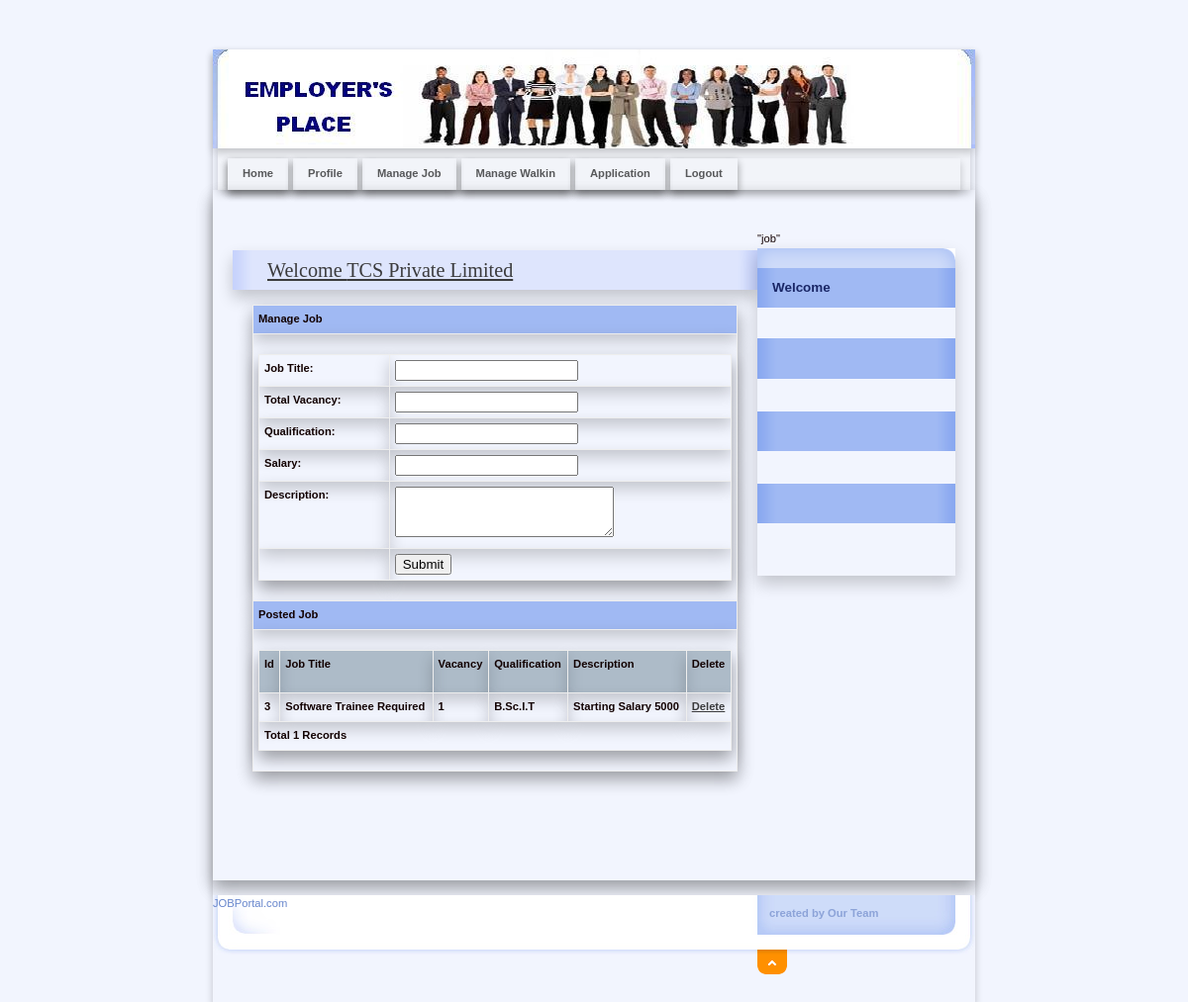
/Employer/ManageJob.php (signed in), run on the app's committed database.
### tables this page shows
CREATE TABLE `job_master` (
  `JobId` int(11) NOT NULL,
  `CompanyName` varchar(20) NOT NULL,
  `JobTitle` varchar(50) NOT NULL,
  `Vacancy` int(11) NOT NULL,
  `MinQualification` varchar(50) NOT NULL,
  `Description` varchar(200) NOT NULL
);

### Employer/ManageJob.php (the view, shortened to what this page needs)
<!DOCTYPE html PUBLIC "-//W3C//DTD XHTML 1.0 Strict//EN" "http://www.w3.org/TR/xhtml1/DTD/xhtml1-strict.dtd">
<html xmlns="http://www.w3.org/1999/xhtml" xml:lang="cs" lang="cs">
<head>
  <link rel="stylesheet" media="screen,projection" type="text/css" href="./css/main.css" />
  <link rel="stylesheet" media="print" type="text/css" href="./css/print.css" />
  <link rel="stylesheet" media="aural" type="text/css" href="./css/aural.css" />
  <link href="../SpryAssets/SpryValidationTextField.css" rel="stylesheet" type="text/css" />
  <link href="../SpryAssets/SpryValidationTextarea.css" rel="stylesheet" type="text/css" />
</head>
<body id="www-url-cz">
  <div id="main" class="box">
    <?php
    include "Header.php"
    ?>
    <?php
    include "menu.php"
    ?>
    <div id="page" class="box">
      <div id="page-in" class="box">
        <div id="strip" class="box noprint">
          <p id="breadcrumbs">&nbsp;</p>
        </div>
        <div id="content">
          <div class="article">
            <h2><span><a href="#">Welcome <?php echo $_SESSION['Name']; ?></a></span></h2>
            <table width="100%" border="0" cellspacing="0" cellpadding="0">
              <tr>
                <td bgcolor="#A0B9F3"><strong>Manage Job</strong></td>
              </tr>
              <tr>
                <td>
                  <form id="form1" method="post" action="InsertJob.php">
                    <table width="100%" border="0" cellspacing="0" cellpadding="0">
                      <tr>
                        <td><strong>Job Title:</strong></td>
                        <td><span id="sprytextfield1">
                            <label>
                              <input type="text" name="txtTitle" id="txtTitle" />
                            </label>
                            <span class="textfieldRequiredMsg">A value is required.</span></span></td>
                      </tr>
                      <tr>
                        <td><strong>Total Vacancy:</strong></td>
                        <td><span id="sprytextfield2">
                            <label>
                              <input type="text" name="txtTotal" id="txtTotal" />
                            </label>
                            <span class="textfieldRequiredMsg">A value is required.</span></span></td>
                      </tr>
                      <tr>
                        <td><strong>Qualification:</strong></td>
                        <td><input type name="cmbQual" id="cmbQual">
                        </td>
                      </tr>
                      <tr>
                        <td><strong>Salary:</strong></td>
                        <td><label>
                            <input type="number" name="txtOther" id="txtOther" />
                          </label></td>
                      </tr>
                      <tr>
                        <td><strong>Description:</strong></td>
                        <td><span id="sprytextarea1">
                            <label>
                              <textarea name="txtDesc" id="txtDesc" cols="25" rows="3"></textarea>
                            </label>
                            <span class="textareaRequiredMsg">A value is required.</span></span></td>
                      </tr>
                      <tr>
                        <td>&nbsp;</td>
                        <td><label>
                            <input type="submit" name="button" id="button" value="Submit" />
                          </label></td>
                      </tr>
                    </table>
                  </form>
                </td>
              </tr>
              <tr>
                <td bgcolor="#A0B9F3"><strong>Posted Job </strong></td>
              </tr>
              <tr>
                <td>
                  <table width="100%" border="1" bordercolor="#1CB5F1">
                    <tr>
                      <th height="32" bgcolor="#1CB5F1" class="style3">
                        <div align="left" class="style9 style5"><strong>Id</strong></div>
                      </th>
                      <th bgcolor="#1CB5F1" class="style3">
                        <div align="left" class="style9 style5"><strong>Job Title</strong></div>
                      </th>
                      <th bgcolor="#1CB5F1" class="style3">
                        <div align="left" class="style9 style5"><strong>Vacancy</strong></div>
                      </th>
                      <th bgcolor="#1CB5F1" class="style3">
                        <div align="left" class="style9 style5"><strong>Qualification</strong></div>
                      </th>
                      <th bgcolor="#1CB5F1" class="style3">
                        <div align="left" class="style9 style5"><strong>Description</strong></div>
                      </th>
                      <th bgcolor="#1CB5F1" class="style3">
                        <div align="left" class="style12">Delete</div>
                      </th>
                    </tr>
                    <?php
                    $con = mysqli_connect("localhost", "root", "", "job");
                    $sql = "select * from job_master where CompanyName='" . $_SESSION['Name'] . "'";
                    $result = mysqli_query($con, $sql) or die(mysqli_error($con));
                    while ($row = mysqli_fetch_array($result)) {
                      $Id = $row['JobId'];
                      $JobTitle = $row['JobTitle'];
                      $Vacancy = $row['Vacancy'];
                      $MinQualification = $row['MinQualification'];
                      $Description = $row['Description'];
                    ?>
                      <tr>
                        <td class="style3">
                          <div align="left" class="style9 style5"><strong><?php echo $Id; ?></strong></div>
                        </td>
                        <td class="style3">
                          <div align="left" class="style9 style5"><strong><?php echo $JobTitle; ?></strong></div>
                        </td>
                        <td class="style3">
                          <div align="left" class="style9 style5"><strong><?php echo $Vacancy; ?></strong></div>
                        </td>
                        <td class="style3">
                          <div align="left" class="style9 style5"><strong><?php echo $MinQualification; ?></strong></div>
                        </td>
                        <td class="style3">
                          <div align="left" class="style9 style5"><strong><?php echo $Description; ?></strong></div>
                        </td>
                        <td class="style3">
                          <div align="left" class="style9 style5"><strong><a href="DeleteJob.php?JobId=<?php echo $Id; ?>">Delete</a></strong></div>
                        </td>
                      </tr>
                    <?php
                    }
                    $records = mysqli_num_rows($result);
                    ?>
                    <tr>
                      <td colspan="6" class="style3">
                        <div align="left" class="style12"><?php echo "Total " . $records . " Records"; ?> </div>
                      </td>
                    </tr>
                  </table>
                </td>
              </tr>
            </table>
            <p>&nbsp;</p>
            <p class="btn-more box noprint">&nbsp;</p>
          </div>
        </div>
        <?php
        include "right.php"
        ?>
      </div>
    </div>
    <?php
    include "footer.php"
    ?>
  </div>
</body>
</html>

### Employer/css/main.css (style rules this page uses)
* { min-height: 1px; }
body { border: 0; margin: 0; padding: 0; background: #f2f5fe; font: 70%/160% "verdana", sans-serif; color: #120101; _text-align: center; }
a { color: #3b3b3d; }
p { border: 0; margin: 15px 0; padding: 0; }
div { display: block; border: 0; margin: 0; padding: 0; }
h1, h2, h3, h4, h5 { border: 0; margin: 15px 0 10px 0; padding: 0; font-weight: bold; }
h2 { font-size: 180%; line-height: 100%; font-family: "georgia", serif; font-weight: normal; }
table { display: table; border-collapse: collapse; margin: 15px 0; padding: 0; border: 1px solid #b7caf6; box-shadow: 0 8px 16px 0 rgba(0, 0, 0, 0.2); font-size: 100%; }
tr { display: table-row; }
th, td { display: table-cell; box-shadow: 0 8px 16px 0 rgba(0, 0, 0, 0.2); border: 1px solid rgb(238, 238, 238); margin: 0; padding: 5px; vertical-align: top; text-align: left; }
th { background: rgba(81, 110, 128, 0.43); text-align: center; color: #120101; font-weight: bold; }
form { border: 0; margin: 0; padding: 0; }
a, img, span { border: 0; margin: 0; padding: 0; }
strong, .strong { font-weight: bold; }
.box { min-height: 1px; _height: 1px; }
.box:after { content: "."; display: block; line-height: 0px; font-size: 0px; visibility: hidden; clear: both; }
#main { width: 770px; margin: 50px auto 0 auto; _text-align: left; box-shadow: 0 4px 8px 0 rgba(0, 0, 0, 0.2); }
#page { width: 770px; min-height: 1px; _height: 1px; box-shadow: 0 8px 16px 0 rgba(0, 0, 0, 0.2); }
#page-in { min-height: 1px; padding: 10px 0; _height: 1px; box-shadow: 0 8px 16px 0 rgba(0, 0, 0, 0.2); }
#strip { position: relative; clear: both; padding: 3px 20px 10px 20px; color: #7a807c; }
#strip p { margin: 0; }
#strip #breadcrumbs { width: 520px; margin: 0; padding: 0; }
#content { float: left; width: 530px; _width: 550px; margin: 0; padding: 0 0 0 20px; }
#content .article { clear: both; margin: 0; padding: 20px; }
#content .article h2 { margin: 0 -20px; padding: 10px; background: #dee5fd url("../design/content_title_bg.gif") 0 0 repeat-y; color: #4b4b4b; box-shadow: 0 8px 16px 0 rgba(0, 0, 0, 0.2); }
#content .article h2 span { padding-left: 25px; }
#content .article p { text-align: justify; }
#content .btn-more { margin: 0 0 15px 0; padding: 0; border: 0; position: relative; }

### Employer/css/print.css (style rules this page uses)
body { border:0; margin:0; padding:0; font-size:12pt }
a { color:#000; text-decoration:none; }
h1, h2, h3 { page-break-after:avoid; page-break-inside:avoid; }
table { border-collapse: collapse; border-width:1px; border-style:solid; }
th, td { display:table-cell; border-width:1px; border-style:solid; }
.noprint { display:none; }

### Employer/css/aural.css (style rules this page uses)
body { voice-family:paul,male; volume:loud; speech-rate:slow; richness:90; stress:20; }
h1, h2, h3, h4, h5 { cue-before:url("ping.au"); }
p, table { pause:50ms; }
strong { pitch:medium; pitch-range:60; stress:90; richness:90; }

### data on the page
job_master: JobId "3", JobTitle "Software Trainee Required", Vacancy "1", MinQualification "B.Sc.I.T", Description "Starting Salary 5000"

### other printed values
$_SESSION['Name'] "TCS Private Limited"
$records "1"
